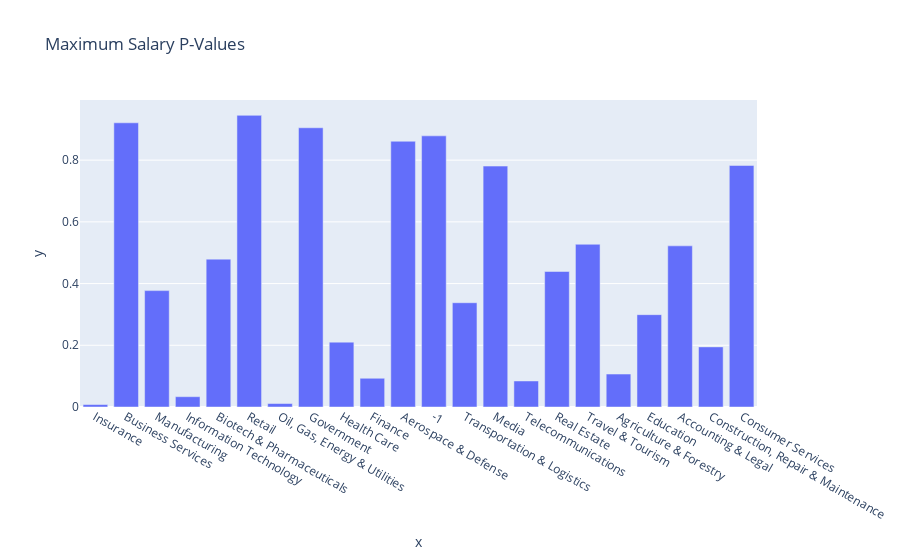

The notebook cell saved with this chart:
### Code cell
ttest_max_fig = px.bar(x=ttest_max.keys(), y=ttest_max.values(), title='Maximum Salary P-Values')
ttest_max_fig.show()

### Figure 1 — Plotly figure (JSON) as saved in the notebook; plotly's stock layout.template omitted (floating-point values rounded to 4 significant figures)
{"data": [{"alignmentgroup": "True", "hovertemplate": "x=%{x}<br>y=%{y}<extra></extra>", "legendgroup": "", "marker": {"color": "#636efa", "pattern": {"shape": ""}}, "name": "", "offsetgroup": "", "orientation": "v", "showlegend": false, "textposition": "auto", "type": "bar", "x": ["Insurance", "Business Services", "Manufacturing", "Information Technology", "Biotech & Pharmaceuticals", "Retail", "Oil, Gas, Energy & Utilities", "Government", "Health Care", "Finance", "Aerospace & Defense", "-1", "Transportation & Logistics", "Media", "Telecommunications", "Real Estate", "Travel & Tourism", "Agriculture & Forestry", "Education", "Accounting & Legal", "Construction, Repair & Maintenance", "Consumer Services"], "xaxis": "x", "y": [0.007895, 0.921, 0.3771, 0.03341, 0.4792, 0.9451, 0.01122, 0.9049, 0.2102, 0.09315, 0.8612, 0.8787, 0.3379, 0.7807, 0.08436, 0.4391, 0.5274, 0.1069, 0.2992, 0.5222, 0.1948, 0.7827], "yaxis": "y"}], "layout": {"barmode": "relative", "legend": {"tracegroupgap": 0}, "title": {"text": "Maximum Salary P-Values"}, "xaxis": {"anchor": "y", "domain": [0, 1], "title": {"text": "x"}}, "yaxis": {"anchor": "x", "domain": [0, 1], "title": {"text": "y"}}}}
